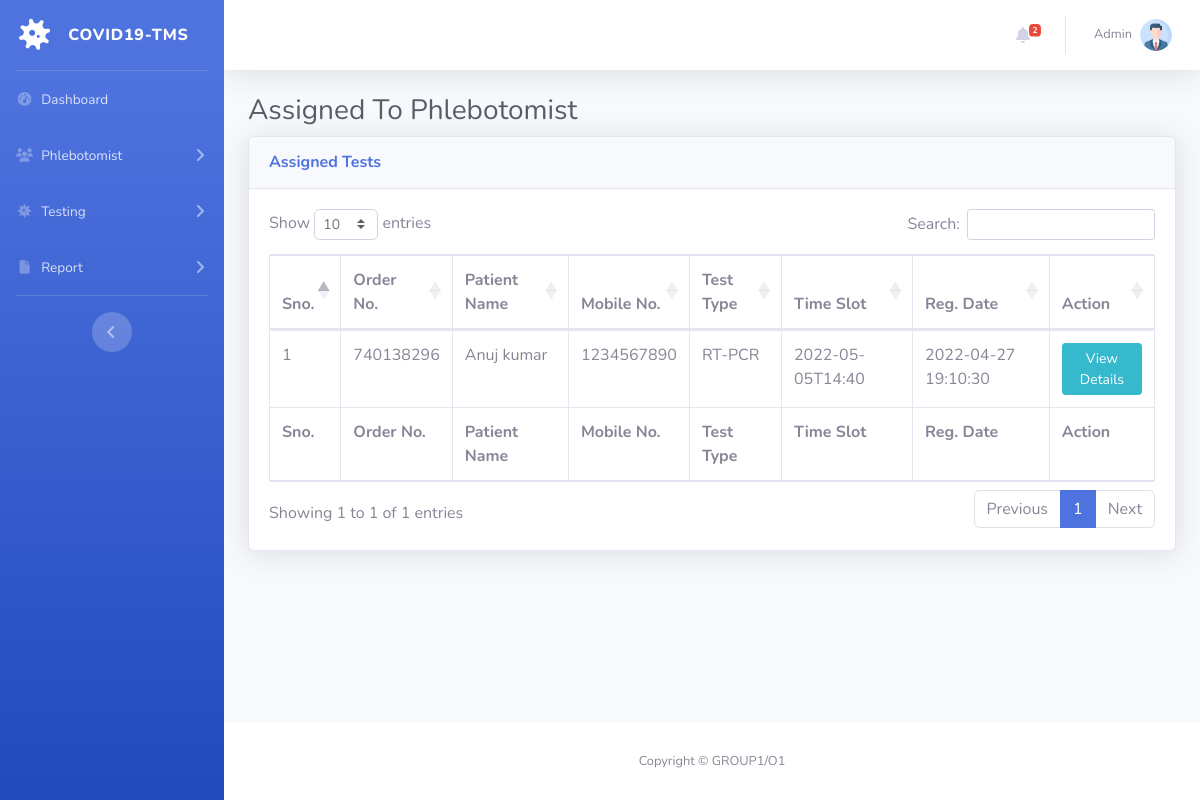
Page /assigned-test.php (signed in) on the committed database.
### tables this page shows
CREATE TABLE `tbltestrecord` (
  `id` int(11) NOT NULL,
  `OrderNumber` bigint(14) DEFAULT NULL,
  `PatientMobileNumber` bigint(14) DEFAULT NULL,
  `TestType` varchar(100) DEFAULT NULL,
  `TestTimeSlot` varchar(120) DEFAULT NULL,
  `ReportStatus` varchar(100) DEFAULT NULL,
  `FinalReport` varchar(150) DEFAULT NULL,
  `ReportUploadTime` varchar(200) DEFAULT NULL,
  `RegistrationDate` timestamp NULL DEFAULT current_timestamp(),
  `AssignedtoEmpId` varchar(150) DEFAULT NULL,
  `AssigntoName` varchar(180) DEFAULT NULL,
  `AssignedTime` varchar(100) DEFAULT NULL
);

CREATE TABLE `tblpatients` (
  `id` int(11) NOT NULL,
  `FullName` varchar(120) DEFAULT NULL,
  `MobileNumber` bigint(12) DEFAULT NULL,
  `DateOfBirth` date DEFAULT NULL,
  `GovtIssuedId` varchar(150) DEFAULT NULL,
  `GovtIssuedIdNo` varchar(150) DEFAULT NULL,
  `FullAddress` varchar(255) DEFAULT NULL,
  `State` varchar(200) DEFAULT NULL,
  `RegistrationDate` timestamp NOT NULL DEFAULT current_timestamp()
);

### assigned-test.php (the view, shortened to what this page needs)
<?php session_start();
include_once('includes/config.php');
if (strlen($_SESSION['aid']==0)) {
  header('location:logout.php');
  } else{
?>
<!DOCTYPE html>
<html lang="en">
<head>
    <link href="vendor/fontawesome-free/css/all.min.css" rel="stylesheet" type="text/css">
    <link href="css/sb-admin-2.min.css" rel="stylesheet">
    <link href="vendor/datatables/dataTables.bootstrap4.min.css" rel="stylesheet">
</head>
<body id="page-top">
    <div id="wrapper">
  <?php include_once('includes/sidebar.php');?>
        <div id="content-wrapper" class="d-flex flex-column">
            <div id="content">
<?php include_once('includes/topbar.php');?>
                <div class="container-fluid">
                    <h1 class="h3 mb-2 text-gray-800">Assigned To Phlebotomist</h1>
                    <div class="card shadow mb-4">
                        <div class="card-header py-3">
                            <h6 class="m-0 font-weight-bold text-primary">Assigned Tests</h6>
                        </div>
                        <div class="card-body">
                            <div class="table-responsive">
                                <form name="assignto" method="post">
                    <table class="table table-bordered" id="dataTable" width="100%" cellspacing="0">
                                    <thead>
                                        <tr>
                                            <th>Sno.</th>
                                            <th>Order No.</th>
                                            <th>Patient Name</th>
                                            <th>Mobile No.</th>
                                            <th>Test Type</th>
                                            <th>Time Slot</th>
                                            <th>Reg. Date</th>
                                            <th>Action</th>
                                        </tr>
                                    </thead>
                                      <tfoot>
                                            <tr>
                                            <th>Sno.</th>
                                            <th>Order No.</th>
                                            <th>Patient Name</th>
                                            <th>Mobile No.</th>
                                            <th>Test Type</th>
                                            <th>Time Slot</th>
                                            <th>Reg. Date</th>
                                            <th>Action</th>
                                        </tr>
                                    </tfoot>
                                    <tbody>
<?php $query=mysqli_query($con,"select tbltestrecord.OrderNumber,tblpatients.FullName,tblpatients.MobileNumber,tbltestrecord.TestType,tbltestrecord.TestTimeSlot,tbltestrecord.RegistrationDate,tbltestrecord.id as testid from tbltestrecord
join tblpatients on tblpatients.MobileNumber=tbltestrecord.PatientMobileNumber
where ReportStatus='Assigned'
    ");
$cnt=1;
while($row=mysqli_fetch_array($query)){
?>
                                        <tr>
                                            <td><?php echo $cnt;?></td>
                                            <td><?php echo $row['OrderNumber'];?></td>
                                            <td><?php echo $row['FullName'];?></td>
                                            <td><?php echo $row['MobileNumber'];?></td>
                                            <td><?php echo $row['TestType'];?></td>
                                            <td><?php echo $row['TestTimeSlot'];?></td>
                                             <td><?php echo $row['RegistrationDate'];?></td>
                                            <td>
                                <a href="test-details.php?tid=<?php echo $row['testid'];?>&&oid=<?php echo $row['OrderNumber'];?>" class="btn btn-info btn-sm">View Details</a>
                            </td>
                                        </tr>
<?php $cnt++;} ?>
                                    </tbody>
                                </table>
                                     </form>
                            </div>
                        </div>
                    </div>
                </div>
            </div>
    <?php include_once('includes/footer.php');?>
        </div>
    </div>
</body>
</html>
<?php } ?>

### includes/topbar.php (shortened to what this page needs)
      <nav class="navbar navbar-expand navbar-light bg-white topbar mb-4 static-top shadow">
            <?php if($_SESSION['aid']):?>
                    <ul class="navbar-nav ml-auto">
<?php $query=mysqli_query($con,"select * from tbltestrecord where ReportStatus is null");
$count=mysqli_num_rows($query);
?>
                        <li class="nav-item dropdown no-arrow mx-1">
                            <a class="nav-link dropdown-toggle" href="#" id="alertsDropdown" role="button"
                                data-toggle="dropdown" aria-haspopup="true" aria-expanded="false">
                                <i class="fas fa-bell fa-fw"></i>
                                <span class="badge badge-danger badge-counter"><?php echo $count;?></span>
                            </a>
                        </li>
                        <li class="nav-item dropdown no-arrow">
                            <a class="nav-link dropdown-toggle" href="#" id="userDropdown" role="button"
                                data-toggle="dropdown" aria-haspopup="true" aria-expanded="false">
                <?php
$adid=$_SESSION['aid'];
$ret1=mysqli_query($con,"select AdminName from tbladmin where ID='$adid'");
while($row1=mysqli_fetch_array($ret1)){
?>
                                <span class="mr-2 d-none d-lg-inline text-gray-600 small"><?php  echo $row1['AdminName'];?></span>
                           <?php } ?>
                                <img class="img-profile rounded-circle"
                                    src="img/profile.png">
                            </a>
                        </li>
                    </ul>
                <?php endif;?>
                </nav>

### rows in the picture
tbltestrecord: OrderNumber "740138296", tblpatients.FullName "Anuj kumar", tblpatients.MobileNumber "1234567890", TestType "RT-PCR", TestTimeSlot "2022-05-05T14:40", RegistrationDate "2022-04-27 19:10:30"

### other values in the picture
$count "2"
$row1['AdminName'] "Admin"
